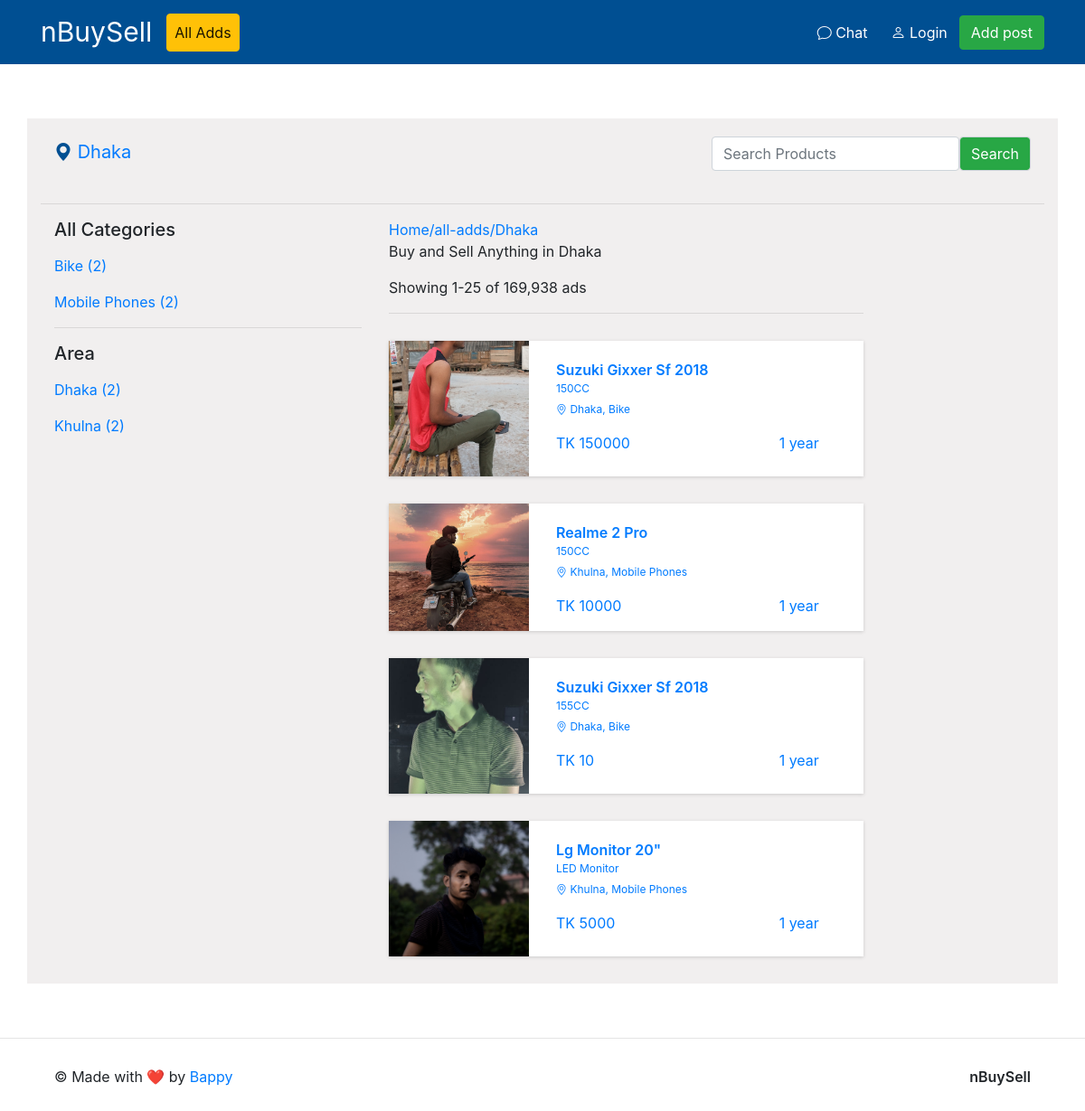
The app's page /, older data.
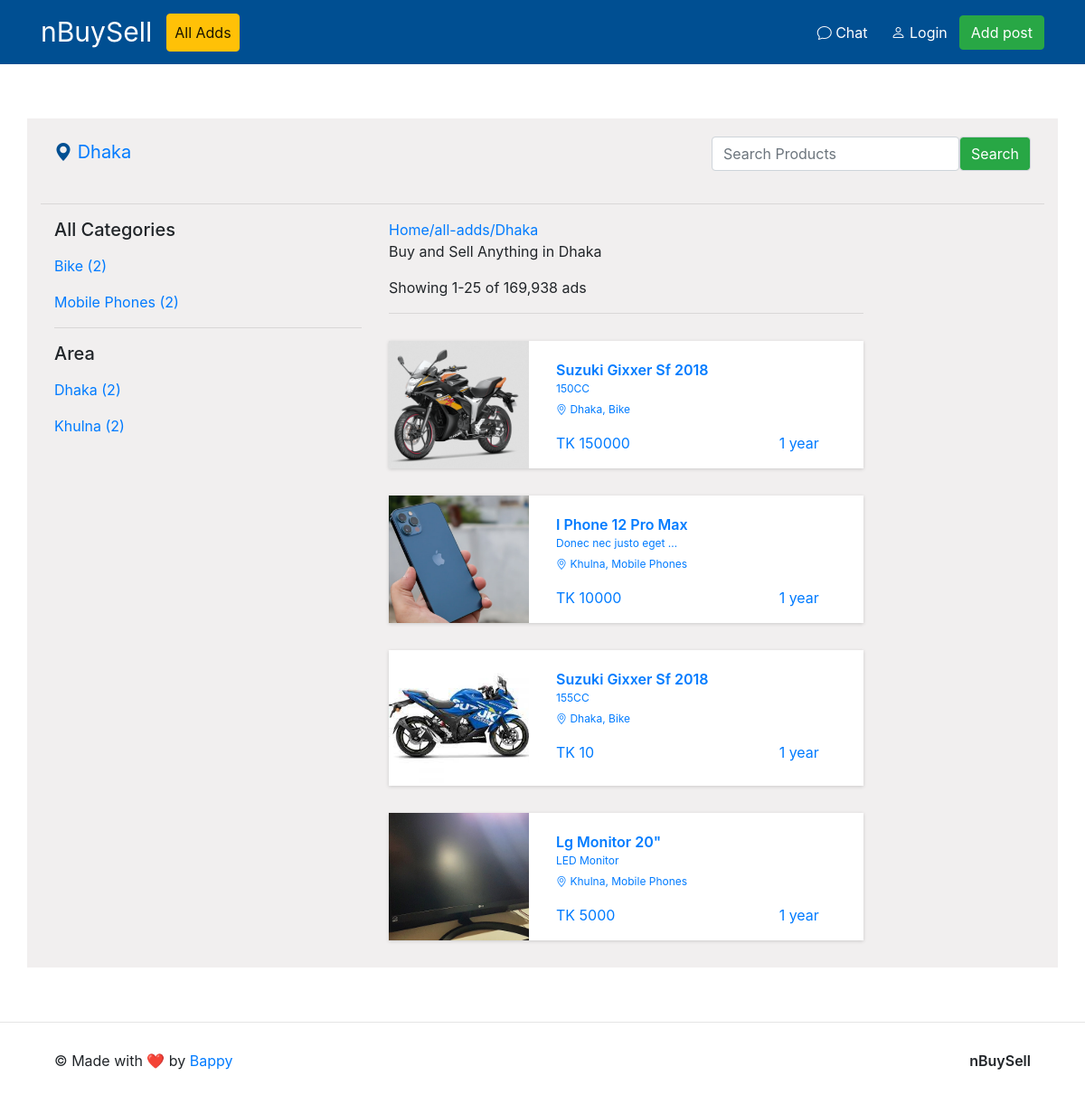
The same page, newer data.
### buysell/models.py (models this page shows, shortened)
class Category(models.Model):
    category = models.CharField(max_length=20)
    def __str__(self):
        return str(self.category)

class Location(models.Model):
    name = models.CharField(max_length=20)
    def __str__(self):
        return str(self.name)

class Image(models.Model):
    image = models.ImageField(upload_to='products')

class Product(models.Model):
    name = models.TextField(max_length=100)
    price = models.IntegerField()
    condition_opt = (
        ('used', 'Used'),
        ('new', 'New'),
    )
    post_cat = (
        ('sell', 'Sell'),
        ('buy', 'Buy')
    )
    category = models.ForeignKey(
        Category, on_delete=models.SET_NULL, null=True)
    condition = models.CharField(max_length=10, choices=condition_opt)
    post_category = models.CharField(max_length=10, choices=post_cat)
    details = models.TextField(max_length=300)
    is_negotiable = models.BooleanField(default=True)
    location = models.ForeignKey(
        Location, on_delete=models.SET_NULL, null=True)
    uploaded_time = models.DateTimeField(auto_now_add=True)
    author = models.ForeignKey(User, on_delete=models.CASCADE)
    phone = models.TextField(max_length=13)
    url = models.TextField(max_length=40)
    image = models.ManyToManyField(Image, blank=True)
    class Meta:
        ordering = ['uploaded_time']

### buysell/views.py (the view)
# urls.py: path('', views.home, name='homeview'),
def home(request):
    images = Image.objects.all()
    if request.method == 'POST':
        response = search(request.POST['query'])
        return response
    else:
        cateroylist = categories()
        locationlist = locations()
        products = Product.objects.all()
        return render(request, 'home.html', {
            'products': products,
            'categories': cateroylist,
            'locations':  locationlist,
            'images': images
        })

### buysell/views.py (called while the page is built)
def categories():
    categories = Category.objects.all()
    proCountbyCategory = []
    for category in categories:
        name = category.category
        number = Product.objects.all().filter(category=category.id).count()
        proCountbyCategory.append({'name': name, 'number': number})
    return proCountbyCategory

def locations():
    locations = Location.objects.all()
    locCountbyloc = []
    for loc in locations:
        name = loc.name
        number = Product.objects.all().filter(location=loc.id).count()
        locCountbyloc.append({'name': name, 'number': number})
    return locCountbyloc

### buysell/templates/home.html (shortened to what this page needs)
{% extends "base.html" %}
{% block main %}
    <section class="body container">
      <div class="top">
        <div class="container">
          <div class="row">
            <div class="col-md-6">
              <p class="loc"><a href="{% url 'sorted_locview' location='dhaka' %}"><i class="bi bi-geo-alt-fill"></i> Dhaka</a></p>
            </div>
            <div class="col-md-6">
              <form method="post" class="search form-inline">
                <input name="query"
                  type="text"
                  class="form-control form-group"
                  placeholder="Search Products"
                />
                <input
                  class="form-group form-control text-white bg-success"
                  type="submit"
                  value="Search"
                />
              </form>
            </div>
          </div>
        </div>
      </div>
      <hr />
      <div class="main-content">
        <div class="container">
          <div class="row">
            <div class="col-md-4">
                <div class="h5"><p>All Categories</p></div>
              <div class="cat">
                {% for category in categories %}
                <p><a href="{% url 'categoryview' category=category.name %}">{{ category.name | title }} ({{ category.number }})</a></p>
                {% endfor %}
              </div>
              <hr>
              <div class="h5"><p>Area</p></div>
              <div class="cat">
                {% for location in locations %}
                <p><a href="{% url 'sorted_locview' location=location.name %}">{{ location.name | title }} ({{ location.number }})</a></p>
                {% endfor %}
              </div>
            </div>
            <div class="col-md-6">
              <div class="page-bread">
                <a href="#" class="page">Home/all-adds/Dhaka</a>
              </div>
              <div class="message">
                <p class="msg">Buy and Sell Anything in Dhaka</p>
                <p class="list-count">Showing 1-25 of 169,938 ads</p>
              </div>
              <hr />
              {% if products %}
              {% for product in products %}
              <a href="{% url 'productview' url=product.url %}" class="product">
                <div class="listing">
                  <div class="row">
                    <div class="col-md-4">
                      {% for image in product.image.all|slice:":1"  %}
                      <img src="{{ image.image.url }}" alt="">
                      {% endfor %}
                    </div>
                    <div class="col-md-8">
                      <div class="details">
                        <div class="title">
                          <p class="ti">
                            {{ product.name| title | truncatewords:7 }}
                          </p>
                        </div>
                        <div class="description">
                          <div class="det">
                            <p>{{ product.details| truncatewords:4 }}</p>
                          </div>
                          <div class="loc-cat">
                            <p><i class="bi bi-geo-alt"></i> {{ product.location|title }}, {{ product.category|title }}</p>
                          </div>
                          <div class="time-price">
                            <div class="row">
                              <div class="col-md-8">
                                <p class="price">TK {{ product.price }}</p>
                              </div>
                                <div class="col-md-4">
                                  {% if product.uploaded_time|timesince|wordcount > 2 %}
                                    {{ product.uploaded_time|timesince|truncatewords:2|slice:":-3" }}
                                  {% else %}
                                   {{ product.uploaded_time|timesince }}
                                  {% endif %}
                                  </div>
                            </div>
                          </div>
                        </div>
                      </div>
                    </div>
                  </div>
                </div>
              </a>
              {% endfor %}
              {% else %}
              <p>There is no Products availble</p>
              {% endif %}
            </div>
          </div>
        </div>
      </div>
    </section>
{% endblock %}

### buysell/templates/base.html (shortened to what this page needs)
<!DOCTYPE html>
<html lang="en">
  <head>
    {% load static %}
    <link
      rel="stylesheet"
      href="https://stackpath.bootstrapcdn.com/bootstrap/4.5.2/css/bootstrap.min.css"
    />
    <link
      rel="stylesheet"
      href="https://cdn.jsdelivr.net/npm/bootstrap-icons@1.4.1/font/bootstrap-icons.css"
    />
    <link rel="stylesheet" href="{% static 'css/style.css' %}" />
  </head>
  <body>
    <nav class="navbar navbar-expand-lg navbar-light">
      <div class="container">
        <div class="collapse navbar-collapse" id="navbarTogglerDemo01">
          <a class="navbar-brand" href="{% url 'homeview' %}">nBuySell</a>
          <ul class="navbar-nav mr-auto mt-2 mt-lg-0">
            <li class="nav-item active">
              <a class="nav-link btn btn-warning" href="{% url 'homeview' %}"
                >All Adds <span class="sr-only">(current)</span></a
              >
            </li>
          </ul>
          <a class="btn btn-white" href="#"><i class="bi bi-chat"></i> Chat </a>
          {% if not user.is_authenticated %}
          <a
            class="btn btn-white"
            href="{% url 'loginview' %}?next={{request.path | urlencode }}"
            ><i class="bi bi-person"></i> Login</a
          >
          {% endif %}
          <a class="btn btn-success" href="{% url 'addpostview' %}">Add post</a>
        </div>
      </div>
    </nav>
    {% block main %} {% endblock %}
    <footer>
      <hr />
      <div class="container">
        <div class="row">
          <div class="col-md-6">
            &#169; Made with &#10084;&#65039; by
            <a href="http://nbappy.me/">Bappy</a>
          </div>
          <div class="col-md-6 brand">nBuySell</div>
        </div>
      </div>
    </footer>
  </body>
</html>

### static/css/style.css (style rules this page uses)
body .navbar { background: #004f92; }
body .navbar .navbar-brand { font-size: 30px; color: #fff; }
body .navbar a { color: #fff; }
body .body { background: #f1efef; margin: 60px auto; }
body .body .top { padding: 20px 0; }
body .body .top .loc { font-size: 20px; line-height: 35px; margin: 0; }
body .body .top .loc i { color: #004f92; }
body .body .top form { float: right; }
body .main-content .product .listing { margin: 30px 0; background: #fff; -webkit-box-shadow: rgba(0, 0, 0, 0.16) 0px 1px 4px; box-shadow: rgba(0, 0, 0, 0.16) 0px 1px 4px; -webkit-transition: all 0.3s; transition: all 0.3s; }
body .main-content .product .listing img { width: 100%; height: 100%; max-height: 150px; object-fit: cover; }
body .main-content .product .listing .details { margin: 20px 0 0 0; }
body .main-content .product .listing .details .title .ti { font-size: 16px; font-weight: 600; margin: 0; }
body .main-content .product .listing .details .det p { font-size: 12px; margin: 0; }
body .main-content .product .listing .details .loc-cat p { font-size: 12px; margin-top: 5px; }
footer .row { margin: 30px 0; }
footer .row .brand { text-align: right; font-weight: 600; }

Row changes from the older to the newer data that the page shows:
removed Image: image (picture), shown under Product "150CC"
removed Image: image (picture), shown under Product "Realme 2 Pro"
removed Image: image (picture), shown under Product "155CC"
removed Image: image (picture), shown under Product "Lg Monitor 20\""
added Image: image (picture), shown under Product "150CC"
changed Product: name "Realme 2 Pro" → "I Phone 12 Pro Max"; details "150CC" → "Donec nec justo eget …"
added Image: image (picture), shown under Product "I Phone 12 Pro Max"
added Image: image (picture), shown under Product "155CC"
added Image: image (placeholder picture), shown under Product "Lg Monitor 20\""
